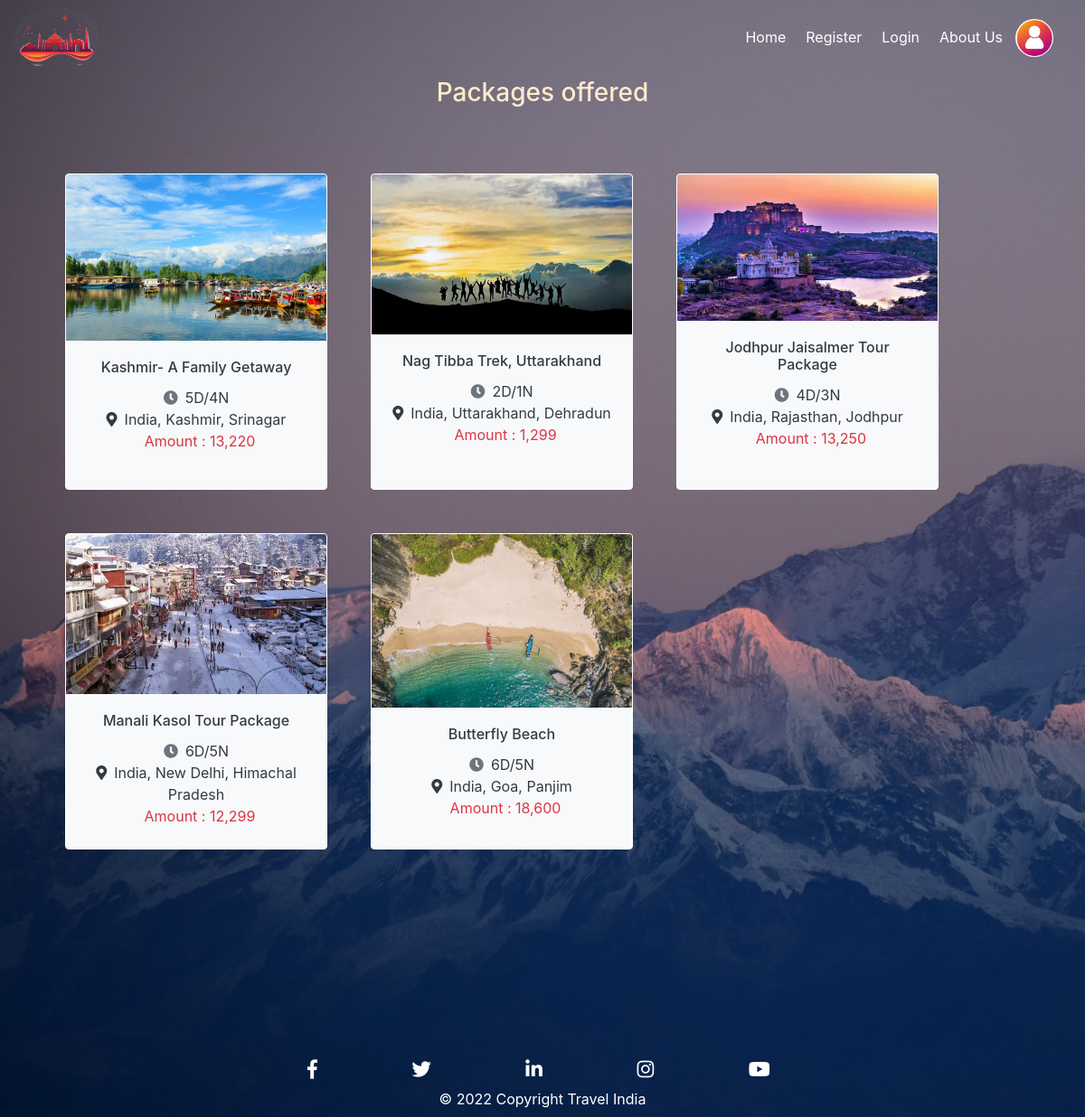
Before: /package_list/ with the older database file.
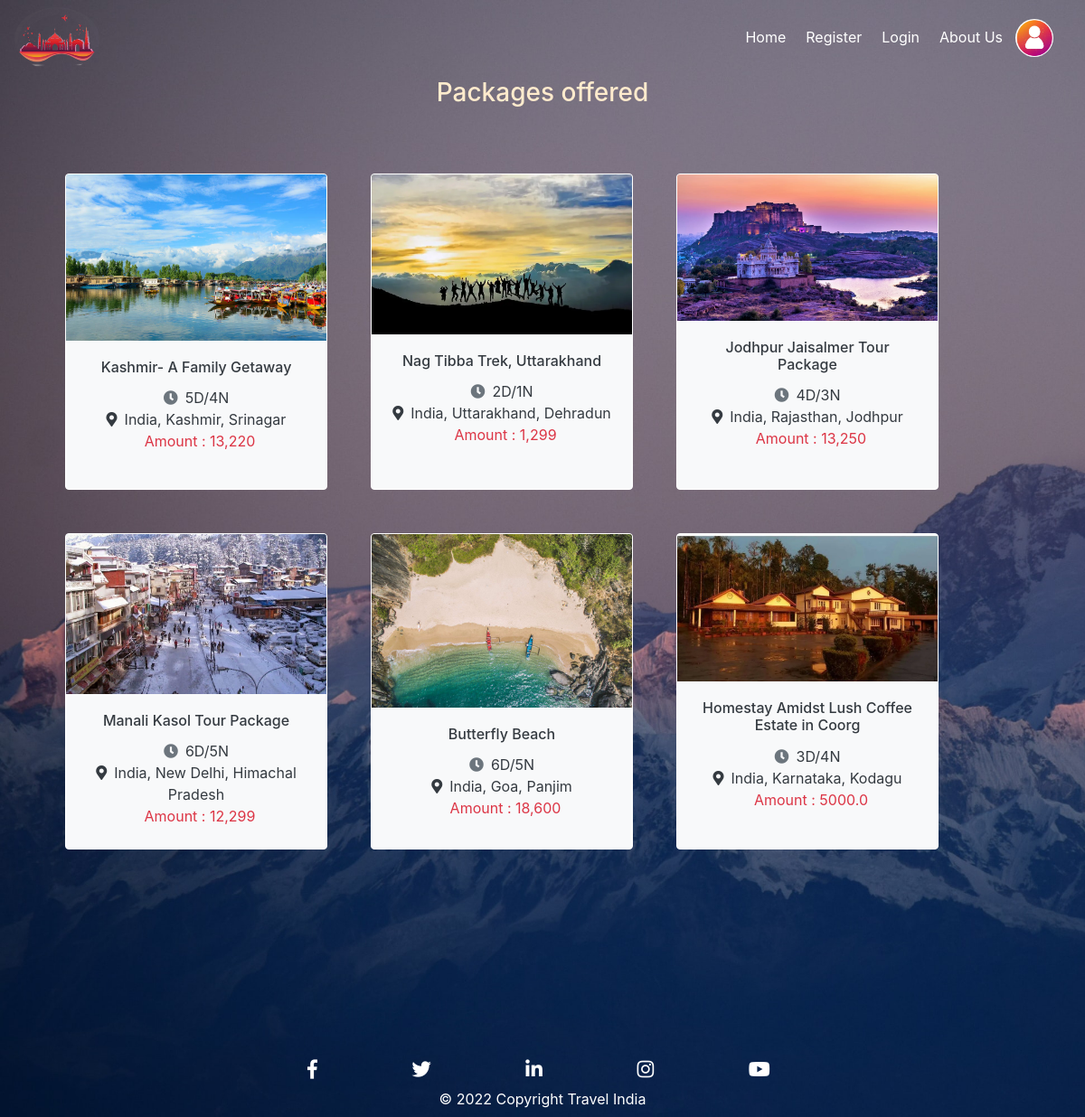
After: the same page with the newer database file.
### TourPackages/models.py (models this page shows, shortened)
class Packages(models.Model):
    PlaceImage1 = models.ImageField(default = "DPlace.jpg", upload_to = 'Places/')
    PlaceImage2 = models.ImageField(default = "DPlace.jpg", upload_to = 'Places/')
    PlaceImage3 = models.ImageField(default = "DPlace.jpg", upload_to = 'Places/')
    PlaceName = models.CharField(max_length=100, default=None, null=True)
    Country = models.CharField(max_length=100, default=None, null=True)
    State = models.CharField(max_length=100, default=None, null=True)
    City = models.CharField(max_length=100, default=None, null=True)
    PlaceDescription = models.TextField(default=None, null=True)
    no_Days = models.CharField(max_length=10, default=None, null=True)
    Amount = models.FloatField(max_length=10, default=None, null=True)
    stayDetails = models.TextField(default=None, null=True)
    Activities = models.TextField(default=None, null=True)
    Startpoint = models.CharField(max_length=50, default=None, null=True )
    Endpoint = models.CharField(max_length=50, default=None, null=True)
    Exclusions = models.TextField(default=None, null=True)
    Season = models.CharField(max_length=50, default=None, null=True, choices=Seasons)

### TourPackages/views.py (the view)
# urls.py: re_path(r'^packages_season/(?P<season>[\w-]+)', views.package_list.as_view(), name='Package_URL'),
class package_list(ListView):
    model = Packages
    template_name = 'TourPackages/package_list.html'
    context_object_name = 'packag'
    def get_queryset(self):
        if 'season' in self.kwargs.keys():
            pack = Packages.objects.filter(Season=self.kwargs['season'])
        else:
            pack = Packages.objects.all()
        return pack

### TourPackages/templates/TourPackages/package_list.html (shortened to what this page needs)
{% extends 'TourPackages/Base.html' %}
{% block content %}
    <h3 style="text-align: center; color: blanchedalmond;">Packages offered</h3>
    <div class="row m-5">
        {% for pack in packag %}
        <div class="div1 bg-light rounded m-4" style=" width: 290px; height: 350px;" >
        <a class="text-dark" href="{% url 'Package_details_URL' pack.id %}" style="text-decoration: none;">
            <img class="card-img-top" src="{{ pack.PlaceImage1.url }}" alt="Bologna">
            <div class="card-body text-center">
              <h6 class="card-title">{{ pack.PlaceName }}</h6>
              <span><i class="fas fa-clock text-muted mr-2"></i>{{ pack.no_Days }}</span><br>
              <span><i class="fa fa-map-marker-alt mr-2"></i>{{ pack.Country }}, {{ pack.State }}, {{ pack.City }}</span> <br>
              <span class="text-danger">Amount : {{ pack.Amount }}</span>
            </div>
        </a>
          </div>
        {% empty %}
        <h5 class='text-white pt-2 ml-4'>
            No Data Present.
        </h5>
        {% endfor %}
    </div>
{% endblock content %}

### TourPackages/templates/TourPackages/Base.html (shortened to what this page needs)
<!DOCTYPE html>
<html>
<head>
  <link rel="stylesheet" href="https://maxcdn.bootstrapcdn.com/bootstrap/4.4.1/css/bootstrap.min.css">
  <link rel="stylesheet" href="https://use.fontawesome.com/releases/v5.7.0/css/all.css">
</head>
</head>
<body onload="loadfunction()" style="background:#fff url('/media/banner2.jpg') no-repeat; background-size: cover; position: relative;">
	<nav class="navbar navbar-expand-lg navbar-dark ">
        <a class="" href="{% url 'Home_URL' %}"><img class="rounded-circle" src="/media/logo2.png" style="height: 70px;"></a>
        <div id="navbarNavDropdown" class="navbar navbar-collapse collapse">
            <ul class="navbar-nav">
                  <li class="nav-item">
                      <a class="navhead rounded nav-link text-white" href="{% url 'Home_URL' %}">Home</a>
                  </li>
                  {% if user.is_authenticated %}
                      <li class="nav-item">
                        <a class="navhead rounded nav-link text-white" href="{% url 'Package_URL' %}">TourPackages</a>
                      </li>
                      <li class="nav-item">
                        <a class="navhead rounded nav-link text-white" href="{% url 'MyTrip_URL' %}">My Trips</a>
                      </li>
                      <li class="nav-item">
                        <a class="navhead rounded nav-link text-white" href="{% url 'Profile_URL' %}">{{ user.first_name }}'s Profile</a>
                      </li>
                    <li class="nav-item">
                    <a class="navhead rounded nav-link text-white" href="{% url 'Logout_URL' %}">Logout</a>
                    </li>
                  {% else %}
                  <li class="nav-item">
                    <a class="navhead rounded nav-link text-white" href="{% url 'Register_URL' %}">Register</a>
                  </li>
                  <li class="nav-item">
                      <a class="navhead rounded nav-link text-white" href="{% url 'Login_URL' %}">Login</a>
                  </li>
                  {% endif %}
                  <li class="nav-item">
                      <a class="navhead rounded nav-link text-white" href="{% url 'AboutUs_URL' %}">About Us</a>
                  </li>
                  <li class="nav-item">
                      <a  href="{% url 'admin:index' %}" >
                       <img src="/media/User_logo.jpg" class = "rounded-circle" style="width:42px;height:42px;border:0;">
                      </a>
                  </li>
    			</ul>
    	</div>
	</nav>
          {% block content %}{% endblock %}
<footer class="page-footer font-small cyan darken-3 text-white" style="margin-top: 200px;">
  <div class="container">
    <div class="row">
        <div class="mt-2" style="align-content: center; margin-left: 260px;">
          <a class="footer_icons" target="_blank" href ="https://www.facebook.com/Meta/"><i class="fab fa-facebook-f fa-lg"></i></a>
          <a class="footer_icons" target="_blank" href ="https://mobile.twitter.com/explore"><i class="fab fa-twitter fa-lg "></i></a>
          <a class="footer_icons" target="_blank" href ="https://in.linkedin.com/"><i class="fab fa-linkedin-in fa-lg "></i></a>
          <a class="footer_icons" target="_blank" href ="https://www.instagram.com/instagram/?hl=en"><i class="fab fa-instagram fa-lg "></i></a>
          <a class="footer_icons" target="_blank" href ="https://www.youtube.com/" ><i class="fab fa-youtube fa-lg white-text "> </i></a>
        </div>
    </div>
  </div>
  <div class="footer-copyright text-center py-2" style="width: 100%;">
    © 2022 Copyright Travel India
  </div>
</footer>
</body>
</html>

### TourPackages/templates/TourPackages/Base.html (style rules this page uses)
.footer_icons { margin: 20px; padding: 30px; text-decoration: none; color: white; }
.navbar ul li { margin: 3px; }
.navbar ul li::after { content: ''; width: 0%; height: 2px; background: white; display: block; margin: auto; transition: 0.5s; }

### TourPackages/templates/TourPackages/package_list.html (style rules this page uses)
.div1 { opacity:1.0; border : 0.1px solid white; width: 400px; backdrop-filter: blur(7px); margin-left: 30px; }

Changed rows visible on the page:
added Packages: PlaceImage1 (picture), PlaceName "Homestay Amidst Lush Coffee Estate in Coorg", no_Days "3D/4N", Country "India", State "Karnataka", City "Kodagu", Amount "5000.0"
